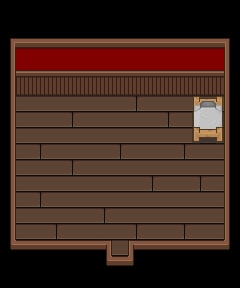

Tiled map render using the project's own tile images. Description and the map definition, with tile-layer contents summarised, below:
An orthogonal 15x18 tile map with 16x16 px tiles, 3 tile layers (Base Layer, Ground Layer, Upper Layer), 2 tilesets and 2 objects (Entrance, NPC_18).

<map version="1.5" tiledversion="1.6.0" orientation="orthogonal" renderorder="right-down" width="15" height="18" tilewidth="16" tileheight="16" infinite="0" nextlayerid="10" nextobjectid="35">
 <properties>
  <property name="Building" type="bool" value="true" />
  <property name="MapType" value="Town" />
 </properties>
 <tileset firstgid="1" name="tsWallsFloors" tilewidth="16" tileheight="16" tilecount="286" columns="22">
  <image source="../Tilesets/tsWalls_Floors.png" trans="ffffff" width="352" height="209" />
  <tile id="9">
   <properties>
    <property name="Impassable" type="bool" value="true" />
   </properties>
  </tile>
  <tile id="10">
   <properties>
    <property name="Impassable" type="bool" value="true" />
   </properties>
  </tile>
  <tile id="22">
   <properties>
    <property name="Impassable" type="bool" value="true" />
   </properties>
  </tile>
  <tile id="24">
   <properties>
    <property name="Impassable" type="bool" value="true" />
   </properties>
  </tile>
  <tile id="25">
   <properties>
    <property name="Impassable" type="bool" value="true" />
   </properties>
  </tile>
  <tile id="27">
   <properties>
    <property name="Impassable" type="bool" value="true" />
   </properties>
  </tile>
  <tile id="28">
   <properties>
    <property name="Impassable" type="bool" value="true" />
   </properties>
  </tile>
  <tile id="29">
   <properties>
    <property name="Impassable" type="bool" value="true" />
   </properties>
  </tile>
  <tile id="30">
   <properties>
    <property name="Impassable" type="bool" value="true" />
   </properties>
  </tile>
  <tile id="31">
   <properties>
    <property name="Impassable" type="bool" value="true" />
   </properties>
  </tile>
  <tile id="33">
   <properties>
    <property name="Impassable" type="bool" value="true" />
   </properties>
  </tile>
  <tile id="44">
   <properties>
    <property name="Impassable" type="bool" value="true" />
   </properties>
  </tile>
  <tile id="46">
   <properties>
    <property name="Impassable" type="bool" value="true" />
   </properties>
  </tile>
  <tile id="47">
   <properties>
    <property name="Impassable" type="bool" value="true" />
   </properties>
  </tile>
  <tile id="49">
   <properties>
    <property name="Impassable" type="bool" value="true" />
   </properties>
  </tile>
  <tile id="50">
   <properties>
    <property name="Impassable" type="bool" value="true" />
   </properties>
  </tile>
  <tile id="52">
   <properties>
    <property name="Impassable" type="bool" value="true" />
   </properties>
  </tile>
  <tile id="53">
   <properties>
    <property name="Impassable" type="bool" value="true" />
   </properties>
  </tile>
  <tile id="55">
   <properties>
    <property name="Impassable" type="bool" value="true" />
   </properties>
  </tile>
  <tile id="66">
   <properties>
    <property name="Impassable" type="bool" value="true" />
   </properties>
  </tile>
  <tile id="68">
   <properties>
    <property name="Impassable" type="bool" value="true" />
   </properties>
  </tile>
  <tile id="69">
   <properties>
    <property name="Impassable" type="bool" value="true" />
   </properties>
  </tile>
  <tile id="71">
   <properties>
    <property name="Impassable" type="bool" value="true" />
   </properties>
  </tile>
  <tile id="72">
   <properties>
    <property name="Impassable" type="bool" value="true" />
   </properties>
  </tile>
  <tile id="73">
   <properties>
    <property name="Impassable" type="bool" value="true" />
   </properties>
  </tile>
  <tile id="74">
   <properties>
    <property name="Impassable" type="bool" value="true" />
   </properties>
  </tile>
  <tile id="75">
   <properties>
    <property name="Impassable" type="bool" value="true" />
   </properties>
  </tile>
  <tile id="77">
   <properties>
    <property name="Impassable" type="bool" value="true" />
   </properties>
  </tile>
  <tile id="88">
   <properties>
    <property name="Impassable" type="bool" value="true" />
   </properties>
  </tile>
  <tile id="89">
   <properties>
    <property name="Impassable" type="bool" value="true" />
   </properties>
  </tile>
  <tile id="90">
   <properties>
    <property name="Impassable" type="bool" value="true" />
   </properties>
  </tile>
  <tile id="91">
   <properties>
    <property name="Impassable" type="bool" value="true" />
   </properties>
  </tile>
  <tile id="92">
   <properties>
    <property name="Impassable" type="bool" value="true" />
   </properties>
  </tile>
  <tile id="93">
   <properties>
    <property name="Impassable" type="bool" value="true" />
   </properties>
  </tile>
  <tile id="94">
   <properties>
    <property name="Impassable" type="bool" value="true" />
   </properties>
  </tile>
  <tile id="95">
   <properties>
    <property name="Impassable" type="bool" value="true" />
   </properties>
  </tile>
  <tile id="96">
   <properties>
    <property name="Impassable" type="bool" value="true" />
   </properties>
  </tile>
  <tile id="97">
   <properties>
    <property name="Impassable" type="bool" value="true" />
   </properties>
  </tile>
  <tile id="98">
   <properties>
    <property name="Impassable" type="bool" value="true" />
   </properties>
  </tile>
  <tile id="99">
   <properties>
    <property name="Impassable" type="bool" value="true" />
   </properties>
  </tile>
  <tile id="121">
   <properties>
    <property name="Impassable" type="bool" value="true" />
   </properties>
  </tile>
  <tile id="128">
   <properties>
    <property name="Impassable" type="bool" value="true" />
   </properties>
  </tile>
  <tile id="140">
   <properties>
    <property name="Impassable" type="bool" value="true" />
   </properties>
  </tile>
  <tile id="143">
   <properties>
    <property name="Impassable" type="bool" value="true" />
   </properties>
  </tile>
  <tile id="152">
   <properties>
    <property name="Impassable" type="bool" value="true" />
   </properties>
  </tile>
  <tile id="153">
   <properties>
    <property name="Impassable" type="bool" value="true" />
   </properties>
  </tile>
  <tile id="160">
   <properties>
    <property name="Impassable" type="bool" value="true" />
   </properties>
  </tile>
  <tile id="161">
   <properties>
    <property name="Impassable" type="bool" value="true" />
   </properties>
  </tile>
  <tile id="163">
   <properties>
    <property name="Impassable" type="bool" value="true" />
   </properties>
  </tile>
  <tile id="164">
   <properties>
    <property name="Impassable" type="bool" value="true" />
   </properties>
  </tile>
  <tile id="165">
   <properties>
    <property name="Impassable" type="bool" value="true" />
   </properties>
  </tile>
  <tile id="185">
   <properties>
    <property name="Impassable" type="bool" value="true" />
   </properties>
  </tile>
  <tile id="186">
   <properties>
    <property name="Impassable" type="bool" value="true" />
   </properties>
  </tile>
 </tileset>
 <tileset firstgid="287" source="../Tilesets/tsFurniture.tsx" />
 <layer id="6" name="Base Layer" width="15" height="18">
  <data>[270 cells, 270 non-empty, 8 distinct tile ids]</data>
 </layer>
 <layer id="7" name="Ground Layer" width="15" height="18">
  <data>[270 cells, 86 non-empty, 15 distinct tile ids]</data>
 </layer>
 <layer id="8" name="Upper Layer" width="15" height="18">
  <data>[270 cells, 17 non-empty, 7 distinct tile ids]</data>
 </layer>
 <objectgroup id="4" name="Travel Layer">
  <object id="1" name="Entrance" x="112" y="268" width="16" height="4">
   <properties>
    <property name="EntranceDir" value="Up" />
    <property name="Map" value="mapTown" />
   </properties>
  </object>
 </objectgroup>
 <objectgroup id="9" name="MapObject" />
 <objectgroup id="5" name="Character Layer">
  <object id="34" name="NPC_18" x="179.377" y="114.552" width="8.75" height="10.25" />
 </objectgroup>
</map>
